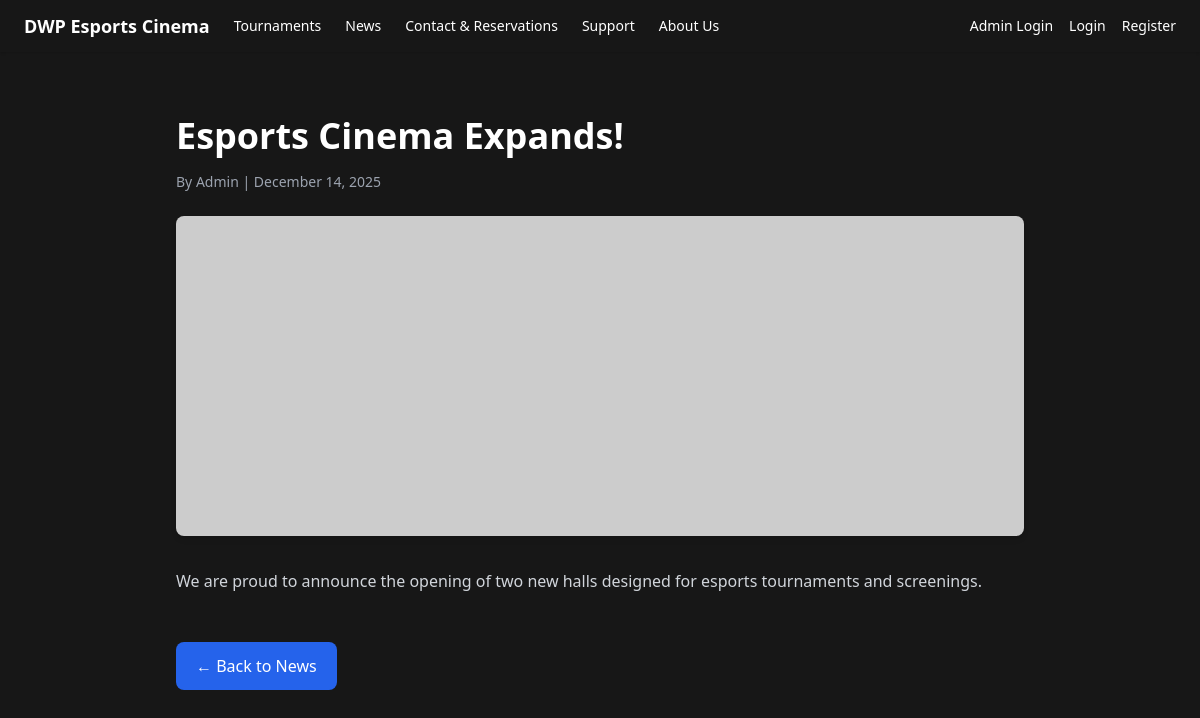
Before: /news_article.php?newsID=1 with the older database file.
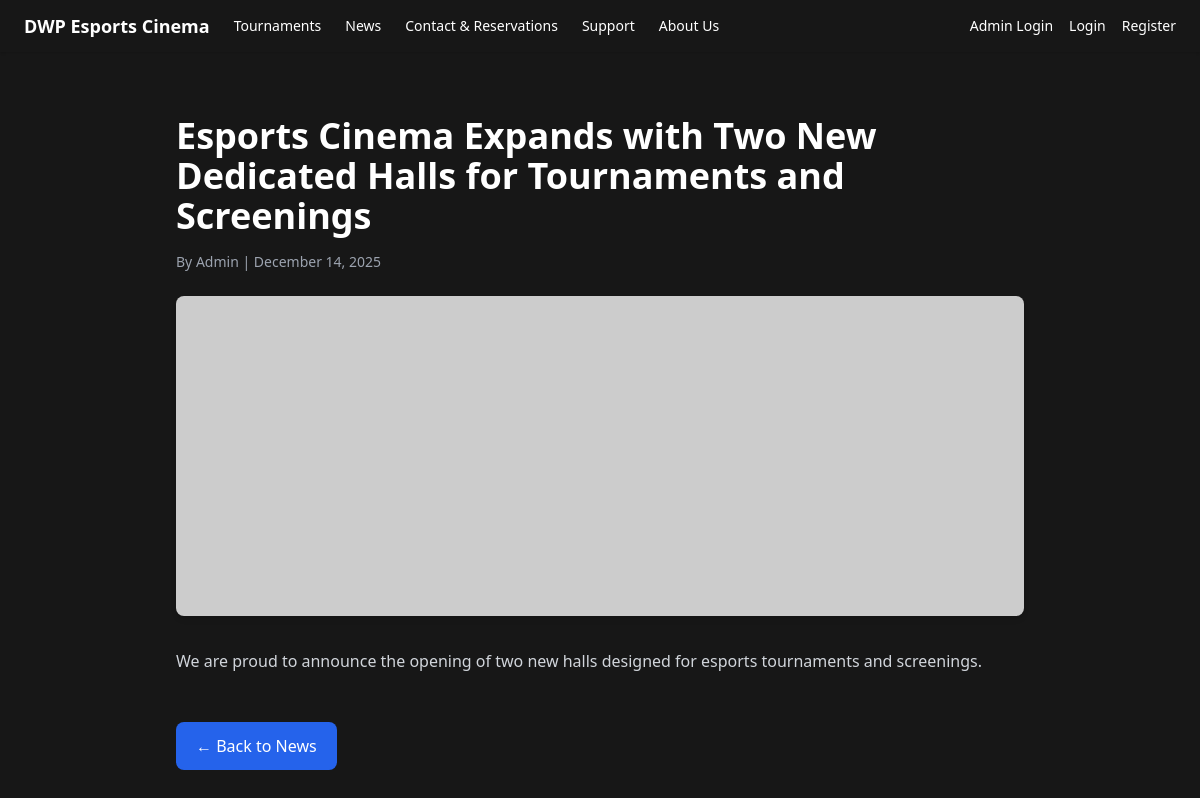
After: the same page with the newer database file.
### tables this page shows
CREATE TABLE News (
    newsID INT PRIMARY KEY AUTO_INCREMENT,
    newsTitle VARCHAR(255) NOT NULL,
    newsContent TEXT NOT NULL,
    newsAuthor VARCHAR(100) NOT NULL,
    newsImage VARCHAR(255),
    newsCreatedAt DATETIME DEFAULT CURRENT_TIMESTAMP
);

### news_article.php (the view, shortened to what this page needs)
<?php
include __DIR__ . '/includes/navbar.php';
$newsID = (int)$_GET['newsID'];
$pdo = Database::getInstance();
$stmt = $pdo->prepare("
    SELECT newsTitle, newsContent, newsAuthor, newsImage, newsCreatedAt
    FROM News
    WHERE newsID = ?
");
$stmt->execute([$newsID]);
$newsItem = $stmt->fetch(PDO::FETCH_ASSOC);
?>
<!DOCTYPE html>
<html lang="en">
<head>
    <script src="https://cdn.tailwindcss.com"></script>
</head>
<body class="bg-neutral-900 text-white font-sans">
    <main class="max-w-4xl mx-auto px-6 py-16">
        <h1 class="text-3xl md:text-4xl font-bold mb-4 text-white">
            <?= htmlspecialchars($newsItem['newsTitle'], ENT_QUOTES | ENT_SUBSTITUTE, 'UTF-8') ?>
        </h1>
        <p class="text-gray-400 text-sm mb-6">
            By <?= htmlspecialchars($newsItem['newsAuthor'], ENT_QUOTES | ENT_SUBSTITUTE, 'UTF-8') ?> | <?= date('F j, Y', strtotime($newsItem['newsCreatedAt'])) ?>
        </p>
        <?php if ($newsItem['newsImage']): ?>
            <img src="<?= htmlspecialchars($newsItem['newsImage'], ENT_QUOTES | ENT_SUBSTITUTE, 'UTF-8') ?>"
                alt="<?= htmlspecialchars($newsItem['newsTitle'], ENT_QUOTES | ENT_SUBSTITUTE, 'UTF-8') ?>"
                class="w-full h-64 md:h-80 object-cover mb-8 rounded-lg shadow-md">
        <?php endif; ?>
        <div class="prose max-w-full text-gray-300 leading-relaxed">
            <?= nl2br(htmlspecialchars($newsItem['newsContent'], ENT_QUOTES | ENT_SUBSTITUTE, 'UTF-8')) ?>
        </div>
        <a href="news.php" class="inline-block mt-12 px-5 py-3 bg-blue-600 text-white rounded-lg hover:bg-blue-300 transition">
            &larr; Back to News
        </a>
    </main>
</body>
</html>

Changed rows visible on the page:
changed news "Admin": newsTitle "Esports Cinema Expands!" → "Esports Cinema Expands with Two New Dedicated Halls for Tournaments and Screenings"
